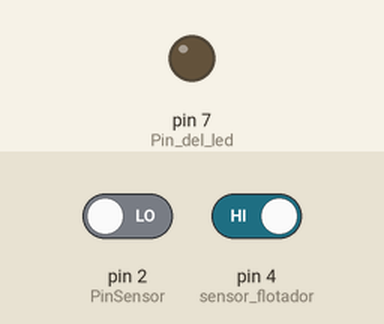
A sketch run on a simulated Arduino Uno, built with avr-gcc and run on an emulated ATmega328P. Parts: output pins drawn as LEDs (lit = HIGH). The inputs (shaded band) are chosen by the test bench; at power-on: pin 4 (sensor_flotador) HIGH, pin 2 (PinSensor) LOW. What the sketch prints to the serial monitor is not drawn.

Above: at 1.7 s.
1.8 s: pin 4 (sensor_flotador) driven LOW
At 3.7 s:
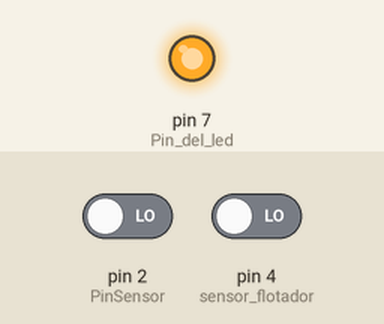
4.0 s: pin 4 (sensor_flotador) driven HIGH
At 6.3 s:
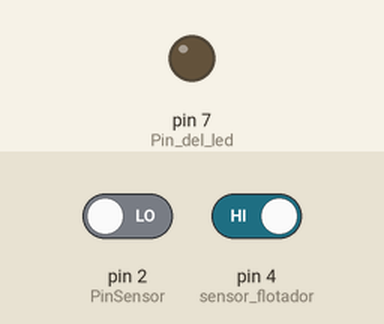
Timing chart, 0 to 7.8 s (numbered marks = the images above; inputs shaded):
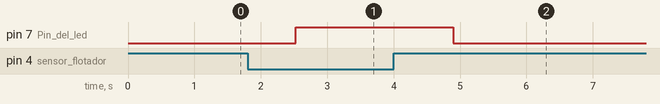

Measured:
- after the input at 1.8 s, pin 7 (Pin_del_led): LOW → HIGH after 0.73 s
- after the input at 4.0 s, pin 7 (Pin_del_led): HIGH → LOW after 0.90 s

The sketch:

GSM_flotador_flujo1.ino
```cpp
////////////////////////////////////////////////////////////////////////////////////////////////////////////////////////////
////////////////////////////////////////////////////////////////////////////////////////////////////////////////////////////
//// Código de Arduino de un sensor de nivel de agua y de caudal que lanza una alerta temprana /////////////////////////////
//// mediante un módulo GSM A6 para la prevención de inundaciones por fallas en el alcantarillado //////////////////////////
//// en periodos de lluvia.                                                                    /////////////////////////////
//// Código realizado por Christian David para Creatvra.                                       /////////////////////////////
////////////////////////////////////////////////////////////////////////////////////////////////////////////////////////////
////////////////////////////////////////////////////////////////////////////////////////////////////////////////////////////

//dar permisos desde Linux sudo chmod a+rw /dev/ttyACM0


////////////////////////////////////////////////////////////////////////////////////////////////////////////////////////////
////////////////////////////////////////////////////////////////////////////////////////////////////////////////////////////
//// Constantes y funciones para el sensor de flujo  ///////////////////////////////////////////////////////////////////////
////////////////////////////////////////////////////////////////////////////////////////////////////////////////////////////
////////////////////////////////////////////////////////////////////////////////////////////////////////////////////////////

volatile int NumPulsos; //Variable para la cantidad de pulsos recibidos.
int PinSensor = 2;    //Sensor conectado en el pin 2.
float factor_conversion=7.5; //Constante propia del sensor para convertir de frecuencia a caudal. En este caso es un YF-S201.

//---Función que se ejecuta en interrupción---------------
void ContarPulsos ()
{
  NumPulsos++;  //incrementamos la variable de pulsos
}

//---Función para obtener frecuencia de los pulsos--------
int ObtenerFrecuencia()
{
  int frecuencia;
  NumPulsos = 0;   //Ponemos a 0 el número de pulsos
  interrupts();    //Habilitamos las interrupciones
  delay(1000);   //muestra de 1 segundo
  noInterrupts(); //Desabilitamos las interrupciones
  frecuencia=NumPulsos; //Hz(pulsos por segundo)
  return frecuencia;
}

////////////////////////////////////////////////////////////////////////////////////////////////////////////////////////////
////////////////////////////////////////////////////////////////////////////////////////////////////////////////////////////

////////////////////////////////////////////////////////////////////////////////////////////////////////////////////////////
////////////////////////////////////////////////////////////////////////////////////////////////////////////////////////////
//// Constantes para el módulo GSM  ///////////////////////////////////////////////////////////////////////
////////////////////////////////////////////////////////////////////////////////////////////////////////////////////////////
////////////////////////////////////////////////////////////////////////////////////////////////////////////////////////////

char phone_no[]="+573153812808";   //sustituir lo que va entre comillas por el número de celular deseado.

////////////////////////////////////////////////////////////////////////////////////////////////////////////////////////////
////////////////////////////////////////////////////////////////////////////////////////////////////////////////////////////

////////////////////////////////////////////////////////////////////////////////////////////////////////////////////////////
////////////////////////////////////////////////////////////////////////////////////////////////////////////////////////////
//// Constantes para el sensor de nivel por flotación //////////////////////////////////////////////////////////////////////
////////////////////////////////////////////////////////////////////////////////////////////////////////////////////////////
////////////////////////////////////////////////////////////////////////////////////////////////////////////////////////////

int sensor_flotador = 4;

////////////////////////////////////////////////////////////////////////////////////////////////////////////////////////////
////////////////////////////////////////////////////////////////////////////////////////////////////////////////////////////

void setup() {

  Serial.begin(115200);

  ////////////////////////////////////////////////////////////////////////////////////////////////////////////////////////////
  ////////////////////////////////////////////////////////////////////////////////////////////////////////////////////////////
  pinMode(sensor_flotador, INPUT_PULLUP); // Se define el pin en modo alto.
  delay(500);
  ////////////////////////////////////////////////////////////////////////////////////////////////////////////////////////////
  ////////////////////////////////////////////////////////////////////////////////////////////////////////////////////////////

  //Medidas para el sensor de flujo
  pinMode(PinSensor, INPUT);
  attachInterrupt(0,ContarPulsos,RISING); //(Interrupción 0(Pin2), función, Flanco de subida)

  ////////////////////////////////////////////////////////////////////////////////////////////////////////////////////////////
  ////////////////////////////////////////////////////////////////////////////////////////////////////////////////////////////
  pinMode(7, OUTPUT);//Pin del led.
}

void loop() {

  //////////////////////////////////////////////
  //Bloque de órdenes para el sensor de flujo//
  ////////////////////////////////////////////

  float frecuencia=ObtenerFrecuencia(); //obtenemos la Frecuencia de los pulsos en Hz
  float caudal_L_m=frecuencia/factor_conversion; //calculamos el caudal en L/m
  float caudal_L_h=caudal_L_m*60; //calculamos el caudal en L/h

  //-----Enviamos por el puerto serie---------------
  Serial.print ("FrecuenciaPulsos: ");
  Serial.print (frecuencia,0);
  Serial.print ("Hz\tCaudal: ");
  Serial.print (caudal_L_m,3);
  Serial.print (" L/m\t");
  Serial.print (caudal_L_h,3);
  Serial.println ("L/h");
  delay(1000);


  Serial.print("Estado del switch: "); //Muestra el estado del sensor flotador de nivel.

  //Inicio de la condición para enviar el mensaje. Si el estado del sensor flotador está en HIGH que se traduce en OFF entonces no envía nada.
  //Si no (else) cuando el sensor marque lo distinto, es decir, ON, inicia el bloque de órdenes para enviar el mensaje de texto.
  if (digitalRead(sensor_flotador) == HIGH) {
    Serial.println("OFF");

    digitalWrite(7, LOW);

    delay(3000);
  }
  else {
    Serial.println("ON");//Muestra en el serial el estado del nivel.

    digitalWrite(7, HIGH);//Prende el led para indicar que se ha entrado en el "else".

    Serial.println("AT+CMGF=1");//Comando del GSM.
    delay(4000);
    Serial.print("AT+CMGS=\"");//Comando del GSM
    Serial.print(phone_no);
    Serial.write(0x22);
    Serial.write(0x0D);  // hex equivalent of Carraige return :: equivalente hexadecimal de retorno de carro
    Serial.write(0x0A);  // hex equivalent of newline :: equivalente hexadecimal de nueva línea
    delay(2000);
    Serial.print("Sensor encendido"); //Contenido del mensaje de texto que se quiera enviar.
    delay(500);
    Serial.println (char(26));//the ASCII code of the ctrl+z is 26 :: Código ASCII para ctrl+z

    delay(30000);//Tiempo de espera para el siguiente ciclo.
  }


}
```
